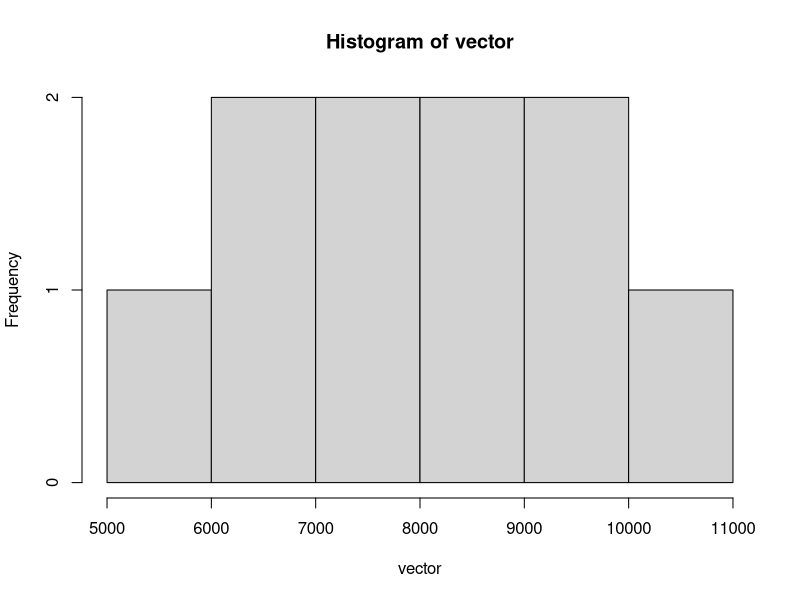
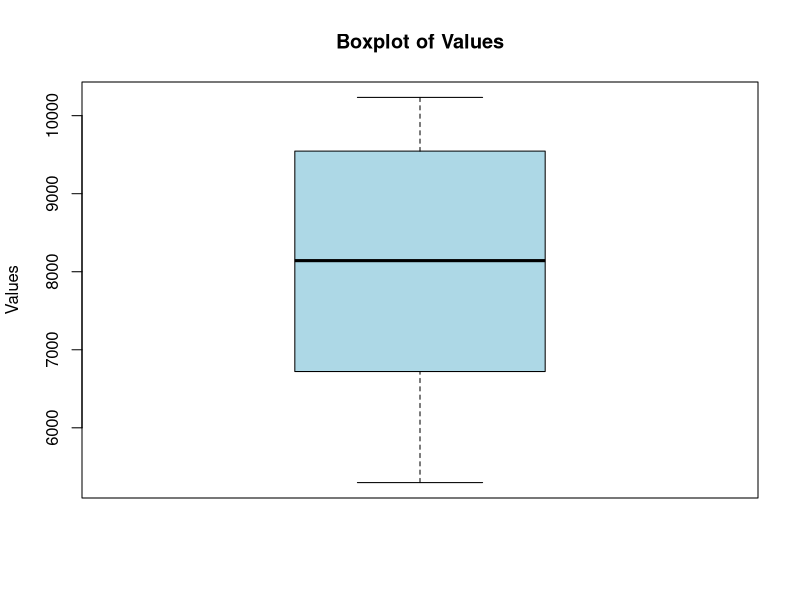
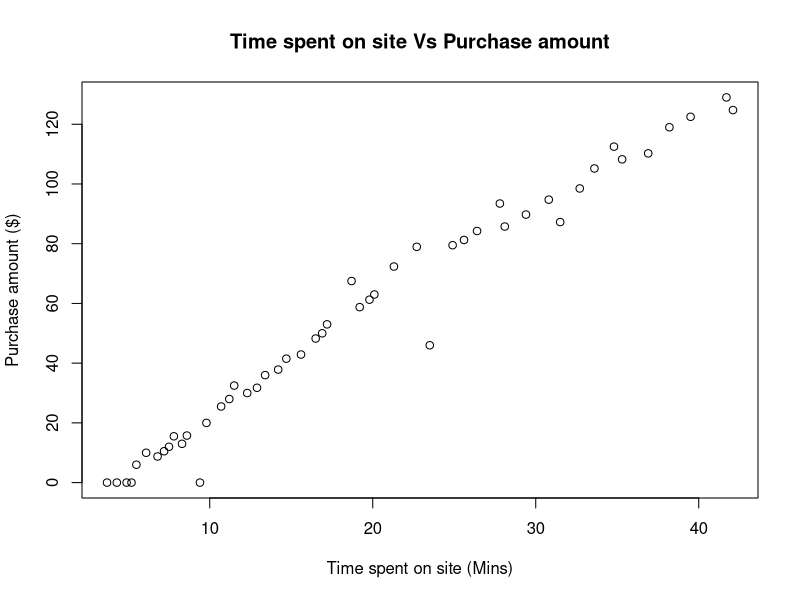
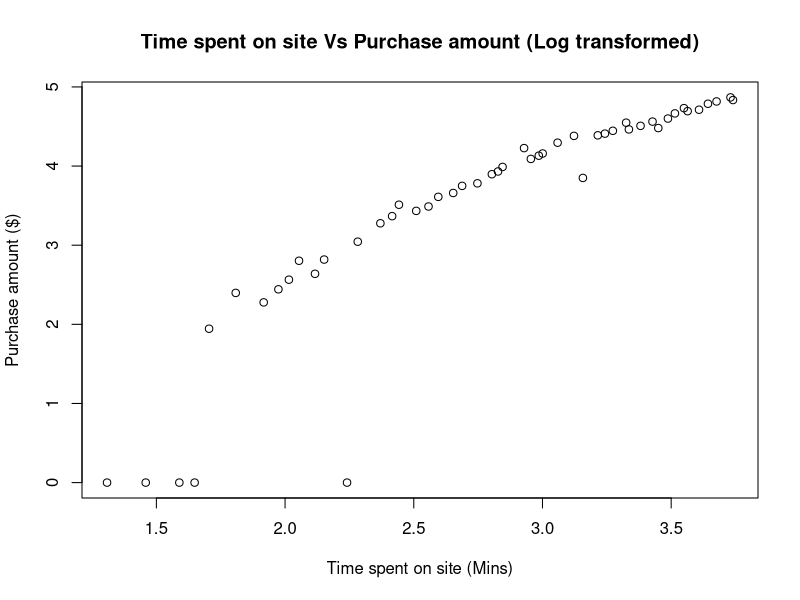

Recreate these plots in R, in order.
## ---- chunk 1
vector <- c(8453, 6721, 9546, 7832, 5298, 10234, 8765, 7123, 9871, 6540)
## ---- chunk 2
vector_mean <- mean(vector)
vector_std <- sd(vector)
## ---- chunk 3
vector_median <- median(vector)
## ---- chunk 4
vector <- c(8453, 6721, 9546, 7832, 5298, 10234, 8765, 7123, 9871, 6540)
hist(vector)
## ---- chunk 5
vector <- c(8453, 6721, 9546, 7832, 5298, 10234, 8765, 7123, 9871, 6540)
boxplot(vector, main = "Boxplot of Values", ylab = "Values", col = "lightblue")
## ---- chunk 6
customer_data <- read.csv('DATA/DATA101_Assignment1_Data_customer_data_2025.csv')
Xs <- customer_data$time_on_sit # TODO
Ys <- customer_data$purchase_amount #TODO
plot(Xs, Ys, xlab = 'Time spent on site (Mins)', ylab = 'Purchase amount ($)', main = 'Time spent on site Vs Purchase amount')

log_time <- log(customer_data$time_on_site)
log_purchase <- log(customer_data$purchase_amount+1)
plot(log_time, log_purchase, xlab = 'Time spent on site (Mins)', ylab = 'Purchase amount ($)', main = 'Time spent on site Vs Purchase amount (Log transformed)')
